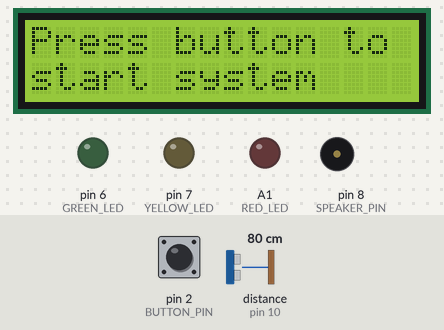
A sketch run on a simulated Arduino Uno, built with avr-gcc and run on an emulated ATmega328P. On the bench: 16×2 character LCD, output pins drawn as LEDs (lit = HIGH), buzzer (waves = sounding). Dashed ring = blinking. The test bench sets the inputs (shaded band); at power-on: pin 2 (BUTTON_PIN) HIGH, distance to the obstacle (sensor on pin 10) 80 cm. The echo pulse lasts 58.3 µs per cm; pins used as bus, display or sensor lines are not drawn; what the sketch prints to the serial monitor is not drawn.

Above: at 1.2 s.
1.3 s: pin 2 (BUTTON_PIN) pulled LOW for 0.15 s
At 4.2 s:
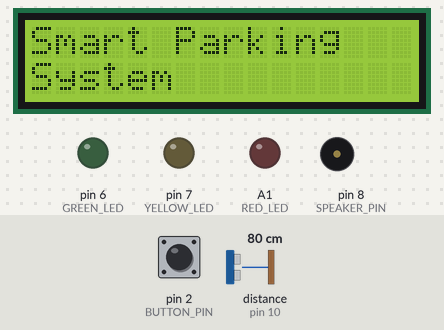
4.4 s: distance to the obstacle (sensor on pin 10) set to 54 cm
At 7.0 s:
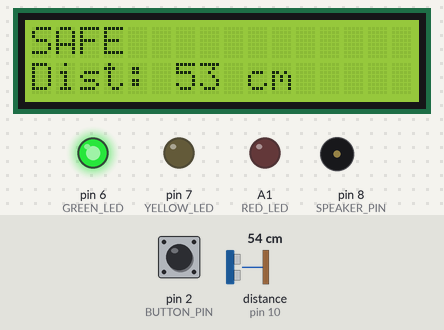
7.3 s: distance to the obstacle (sensor on pin 10) set to 46 cm
At 8.3 s:
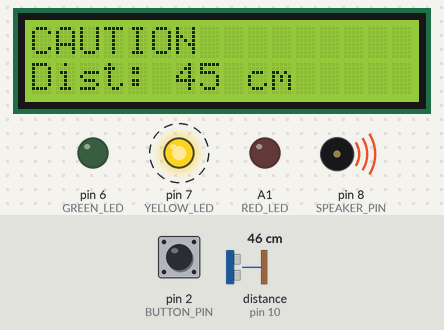
9.3 s: distance to the obstacle (sensor on pin 10) set to 23 cm
At 9.93 s:
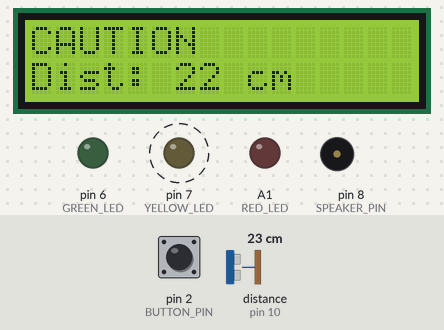
10.8 s: distance to the obstacle (sensor on pin 10) set to 20 cm
At 11.0 s:
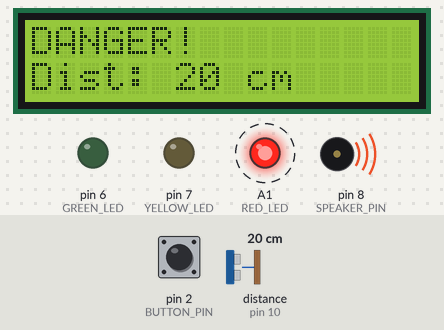
12.7 s: pin 2 (BUTTON_PIN) pulled LOW for 1 s
At 13.1 s:
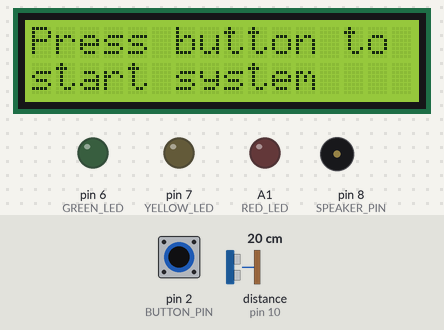
Timing chart, 0 to 15.7 s (numbered marks = the images above; inputs shaded):
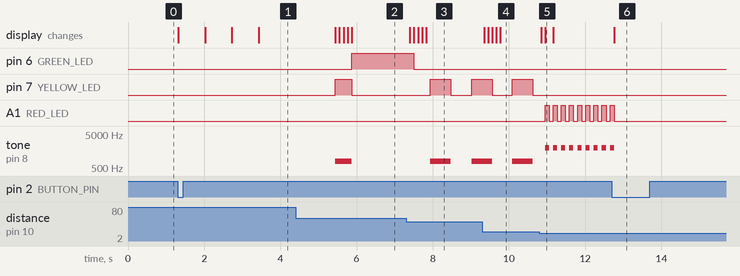

Measured:
- the behaviour switches between 52 and 51 cm on distance to the obstacle (sensor on pin 10) (found by bisection; images 2 and 3)
- the behaviour switches between 22 and 21 cm on distance to the obstacle (sensor on pin 10) (found by bisection; images 4 and 5)
- after the input at 1.3 s, the display: first changes at once (image 1 shows a later state)
- after the input at 7.3 s, pin 6 (GREEN_LED): HIGH → LOW after 0.20 s; pin 7 (YELLOW_LED): LOW → HIGH after 0.64 s, → LOW 0.54 s later, → HIGH 0.54 s later; tone on pin 8 (SPEAKER_PIN): silent → 800 Hz after 0.64 s, → silent 0.54 s later, → 800 Hz 0.54 s later; the display: first changes after 0.10 s (image 3 shows a later state)
- after the input at 9.3 s, the display: first changes after 0.05 s (image 4 shows a later state)
- after the input at 10.8 s, pin 7 (YELLOW_LED): stays LOW (without the input it goes to HIGH after 0.36 s); A1 (RED_LED): alternates HIGH for 0.11 s and LOW for 0.11 s, starting after 0.15 s; the display: first changes after 0.05 s (image 5 shows a later state)
- after the input at 12.7 s, A1 (RED_LED): goes on until 12.8 s, then stays LOW; tone on pin 8 (SPEAKER_PIN): goes on until 12.8 s, then stays silent; the display: changes after 0.07 s (image 6)

The sketch:

ParkingSensorDetector.ino
```cpp
/*

Smart Parking Assistance System

The system measures the distance between an object and the sensor and provides real-time
feedback through visual auditory by integrating multiple components such as an LCD, speaker,
and LEDs, the system simulates a real parking aid mechanism.

*/

#include <LiquidCrystal.h> // Library for LCD

// Initialize LCD: RS, E, D4, D5, D6, D7
LiquidCrystal lcd(12, 11, 5, 4, 3, A0);

// Initialize HC-SR04 Ultrasonic Sensor
const int TRIG_PIN = 9;
const int ECHO_PIN = 10;

// LEDs
const int GREEN_LED = 6;
const int YELLOW_LED = 7;
const int RED_LED = A1;

// Speaker
const int SPEAKER_PIN = 8;

// Button
const int BUTTON_PIN = 2;

// Zones
const int SAFE_DISTANCE = 50;
const int DANGER_DISTANCE = 20;

// Timing speaker and LED blink — shared flag keeps them in sync
unsigned long previousMillis = 0;
bool speakerState = false; // Shared state: drives both speaker and blinking LEDs

// Noise filter — rolling array of 5 distance samples
const int NUM_SAMPLES = 5;
int samples[NUM_SAMPLES] = {0, 0, 0, 0, 0}; // Circular buffer to store readings
int sampleIndex = 0; // Tracks which slot to write next

// State Machine
enum Zone { SAFE, CAUTION, DANGER }; // 0 = SAFE, 1 = CAUTION, 2 = DANGER

// Current zone
Zone currentZone = SAFE;

volatile bool systemActive = false; // System starts OFF
volatile bool justStarted = false;  // Flag to trigger startup sequence

// ISR: toggles system ON/OFF
void toggleSystem() {

  // If system is active, invert status and reset flags to mark that it just started
  if (!systemActive) {
    systemActive = true;
    justStarted = true;

  // Inactive
  } else {
    systemActive = false;
  }
}

void setup() {

  // Configure LCD
  lcd.begin(16, 2);

  // Configure components
  pinMode(GREEN_LED, OUTPUT);
  pinMode(YELLOW_LED, OUTPUT);
  pinMode(RED_LED, OUTPUT);
  pinMode(SPEAKER_PIN, OUTPUT);
  pinMode(BUTTON_PIN, INPUT_PULLUP);
  pinMode(TRIG_PIN, OUTPUT);
  pinMode(ECHO_PIN, INPUT);

  // Configure button with interrupt
  attachInterrupt(digitalPinToInterrupt(BUTTON_PIN), toggleSystem, FALLING);

  // Ensure all LEDs and speaker start OFF
  digitalWrite(GREEN_LED, LOW);
  digitalWrite(YELLOW_LED, LOW);
  digitalWrite(RED_LED, LOW);
  noTone(SPEAKER_PIN);

  // Establish serial communication
  Serial.begin(9600);

}

void loop() {

  // If system is OFF, show standby message and wait
  if (!systemActive) {

    // Turn off all LEDs when system is OFF
    digitalWrite(GREEN_LED, LOW);
    digitalWrite(YELLOW_LED, LOW);
    digitalWrite(RED_LED, LOW);
    noTone(SPEAKER_PIN);

    // Display initial message
    lcd.setCursor(0, 0);
    lcd.print("Press button to ");
    lcd.setCursor(0, 1);
    lcd.print("start system    ");
    delay(100);
    return;
  }

  // Runs once when system first starts
  if (justStarted) {
    justStarted = false;

    // Initializing animation
    lcd.clear();
    lcd.setCursor(0, 0);
    lcd.print("Initializing.");
    delay(700);
    lcd.clear();
    lcd.setCursor(0, 0);
    lcd.print("Initializing..");
    delay(700);
    lcd.clear();
    lcd.setCursor(0, 0);
    lcd.print("Initializing...");
    delay(700);
    lcd.clear();

    // Splash screen
    lcd.setCursor(0, 0);
    lcd.print("Smart Parking");
    lcd.setCursor(0, 1);
    lcd.print("System");
    delay(2000);
    lcd.clear();
  }

  // Clean TRIG pin before starting to avoid noise in the signal
  digitalWrite(TRIG_PIN, LOW);
  delayMicroseconds(2); // Wait 2 µs

  // Send a sound pulse exactly for 10 µs
  digitalWrite(TRIG_PIN, HIGH);
  delayMicroseconds(10);
  digitalWrite(TRIG_PIN, LOW); // Turn the sound pulse OFF

  // Measure how much time the ECHO takes to come back
  long duration = pulseIn(ECHO_PIN, HIGH); // Wait until ECHO turns HIGH and measures how many microseconds lasts

  // Convert the time into centimeters (cm)
  int rawDistance = duration * 0.034 / 2;

  // Store raw reading into the circular sample buffer
  samples[sampleIndex] = rawDistance;
  sampleIndex = (sampleIndex + 1) % NUM_SAMPLES; // Advance index and wrap around after slot 4

  // Compute the average of all 5 samples to filter out noise
  int total = 0;
  for (int i = 0; i < NUM_SAMPLES; i++) {
    total += samples[i];
  }
  int distance = total / NUM_SAMPLES; // Averaged, noise-filtered distance

  // Process only if the distance readings are valid
  if (distance > 0) {

    // Call working functions and pass the distance value as an argument
    updateState(distance);
    updateSpeaker();  // Called before updateLEDs so speakerState is updated first
    updateLEDs();
    updateLCD(distance);

    // Display readings and zone indicators in Serial Monitor
    Serial.print("Distance: ");
    Serial.print(distance);
    Serial.print(" cm | Zone: ");
    switch(currentZone) {
      case SAFE:
        Serial.print("SAFE");
        break;

      case CAUTION:
        Serial.print("CAUTION");
        break;

      case DANGER:
        Serial.print("DANGER");
        break;
    }
    Serial.println();

  }

  delay(100);

}

// 1. Update state machine
void updateState(int distance) {

  // Update only if distance is a valid value
  if (distance > 0) {

    switch (currentZone) {

    // If state is SAFE and an object is close to 50 cm or less, switch to CAUTION
    case SAFE:
      if (distance <= SAFE_DISTANCE)  currentZone = CAUTION;
      break;

    // If state is CAUTION and an object moves more than 50 cm, switch to SAFE
    // or if the object is close to 20 cm or less, switch to DANGER
    case CAUTION:
      if (distance > SAFE_DISTANCE) currentZone = SAFE;
      if (distance <= DANGER_DISTANCE) currentZone = DANGER;
      break;

    // If state is DANGER and an object moves more than 20 cm away, switch to CAUTION
    case DANGER:
      if (distance > DANGER_DISTANCE) currentZone = CAUTION;
      break;
    }

  }
}

// 2. Control LEDs
// Blinking LEDs share speakerState so their timing stays perfectly in sync with the beeps
void updateLEDs() {

  switch (currentZone) {

    // If state is SAFE, only Green LED is ON solid
    case SAFE:
      digitalWrite(GREEN_LED, HIGH);
      digitalWrite(YELLOW_LED, LOW);
      digitalWrite(RED_LED, LOW);
      break;

    // If state is CAUTION, Yellow LED blinks at the same 500 ms rate as the speaker
    case CAUTION:
      digitalWrite(GREEN_LED, LOW);
      digitalWrite(YELLOW_LED, speakerState ? HIGH : LOW); // Follows speaker toggle flag
      digitalWrite(RED_LED, LOW);
      break;

    // If state is DANGER, Red LED blinks at the same 100 ms rate as the speaker
    case DANGER:
      digitalWrite(GREEN_LED, LOW);
      digitalWrite(YELLOW_LED, LOW);
      digitalWrite(RED_LED, speakerState ? HIGH : LOW); // Follows speaker toggle flag
      break;
  }

}

// 3. Update LCD
void updateLCD(int distance) {

  // Overwrite row 1 without lcd.clear() to avoid flickering
  lcd.setCursor(0, 0);

  // Display current state in the LCD — padded to 16 chars to clear leftover characters
  switch(currentZone) {
    case SAFE:
      lcd.print("SAFE            ");
      break;

    case CAUTION:
      lcd.print("CAUTION         ");
      break;

    case DANGER:
      lcd.print("DANGER!         ");
      break;
  }

  // Overwrite row 2 with distance — padded with spaces to clear leftover characters
  lcd.setCursor(0, 1);
  lcd.print("Dist: ");
  lcd.print(distance);
  lcd.print(" cm      ");

}

// 4. Control speaker
void updateSpeaker() {

  // Capture the current time since the Arduino started
  unsigned long currentMillis = millis();

  // Speaker sounds depending on the active state
  switch (currentZone) {

    case SAFE:
      // Speaker is OFF when SAFE zone is active
      noTone(SPEAKER_PIN);

      speakerState = false; // Reset shared flag
      previousMillis = currentMillis; // Store the previous time as the current
      break;

    case CAUTION:
      // Perform the following if enough time has passed (500ms)
      if (currentMillis - previousMillis >= 500) {
        previousMillis = currentMillis; // Store the actual time as a new reference point
        speakerState = !speakerState;  // Invert the shared state flag

        // Create intermittent beep effect when CAUTION is active
        if (speakerState) {
          tone(SPEAKER_PIN, 800); // Speaker makes a beeping sound (800 Hz) if true
        } else {
          noTone(SPEAKER_PIN); // Speaker makes no sound if false
        }
      }
      break;

    case DANGER:
      // Perform the following if enough time has passed (100ms)
      if (currentMillis - previousMillis >= 100) {
        previousMillis = currentMillis; // Store the actual time as a new reference point
        speakerState = !speakerState;  // Invert the shared state flag

        // Create intermittent beep effect when DANGER is active
        if (speakerState) {
          tone(SPEAKER_PIN, 2000); // Speaker makes a beeping sound (2000 Hz) if true
        } else {
          noTone(SPEAKER_PIN); // Speaker makes no sound if false
        }
      }
      break;

  }
}
```
